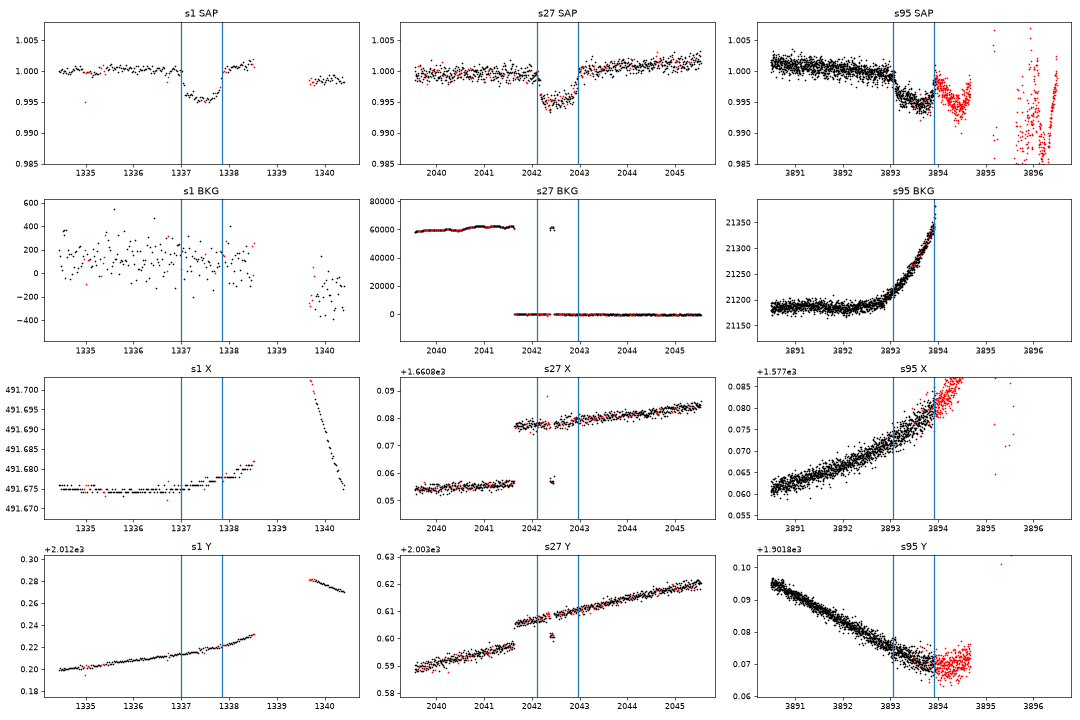

Reproduce this figure in Python.
"""Per-event view: QLP SAP flux (q==0 black, flagged red), SAP_BKG, SAP_X/Y around each A event. python evview.py -> evview.png"""
import numpy as np, matplotlib; matplotlib.use('Agg'); import matplotlib.pyplot as plt
from astropy.io import fits
E = [(1, 1337.43), (27, 2042.54), (95, 3893.49)]
fig, ax = plt.subplots(4, 3, figsize=(18, 12))
for j, (s, tc) in enumerate(E):
    d = fits.open(f'[local path omitted]')[1].data
    t, f, q, b, x, y = [np.array(d[c], float) for c in ('TIME', 'SAP_FLUX', 'QUALITY', 'SAP_BKG', 'SAP_X', 'SAP_Y')]
    w = np.isfinite(t) & np.isfinite(f) & (np.abs(t - tc) < 3); t, f, q, b, x, y = t[w], f[w], q[w], b[w], x[w], y[w]
    g = q == 0; f /= np.median(f[g])
    print(s, 'raw SAP_FLUX median', np.median(np.array(d['SAP_FLUX'])[np.isfinite(d['SAP_FLUX'])]))
    for i, (v, lab) in enumerate(((f, 'SAP'), (b, 'BKG'), (x, 'X'), (y, 'Y'))):
        a = ax[i, j]; a.plot(t[g], v[g], 'k.', ms=2); a.plot(t[~g], v[~g], 'r.', ms=2); a.axvline(tc - 0.43); a.axvline(tc + 0.43); a.set_title(f's{s} {lab}')
        if lab == 'SAP': a.set_ylim(0.985, 1.008)
        if lab != 'SAP':
            lo, hi = np.nanpercentile(v[g], [1, 99]); a.set_ylim(lo - (hi - lo) * 0.3, hi + (hi - lo) * 0.3)
plt.tight_layout(); plt.savefig('evview.png', dpi=60)
